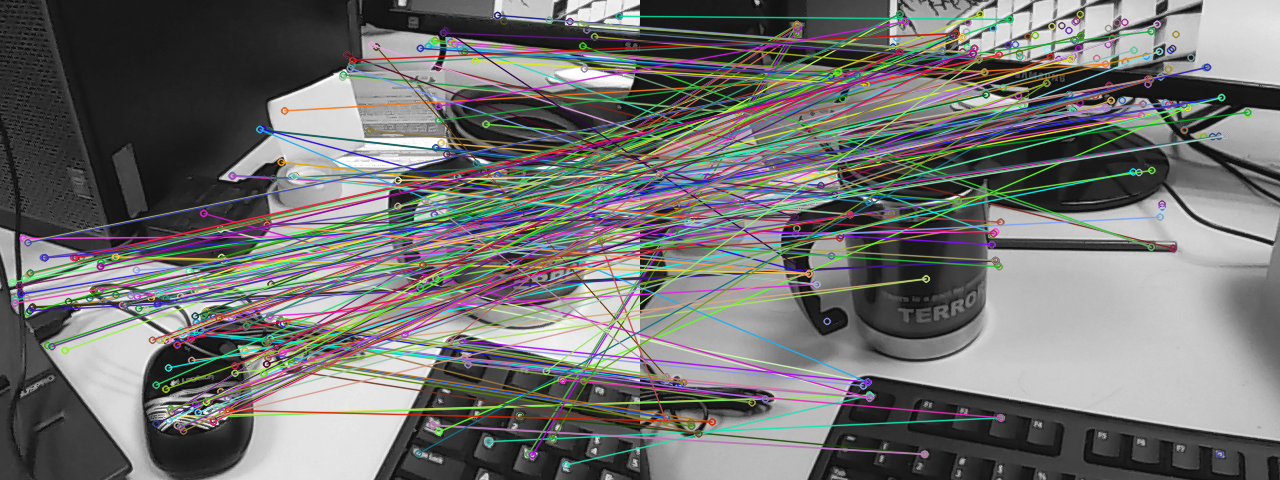
//> input picture BF match.png, 1280 x 480 px
$ ./harris 'BF match.png'   (built with g++ and OpenCV 4)
//> lines starting //> are read from the running program, lines starting //| are printed output that depends on the picture
#include "opencv2/highgui.hpp"
#include "opencv2/imgproc.hpp"

#include <iostream>

using namespace cv;
using namespace std;

void cornerHarris_demo(int, void*);


Mat src,src_gray;
int thresh = 200;
int max_thresh = 255;

const string source_window = "Source image";
const string corners_window = "Corners detected";


int main( int argc, char** argv)
{
    CommandLineParser parser( argc, argv, "{@input | ./modelFactoryDataSet/01.png | input image}");
    src = imread( parser.get<String>("@input"));
//> src is the input picture: 480 rows x 1280 cols, CV_8UC3; mean B, G, R 112.5, 113.8, 113.7
    if (src.empty())
    {
       cout << "Could not open file\n"<< endl;
       cout << "Usage: " << argv[0] << " <Input image>" << endl;
       return -1;
    }
    cvtColor(src,src_gray, COLOR_BGR2GRAY); //convert to gray -> src_gray
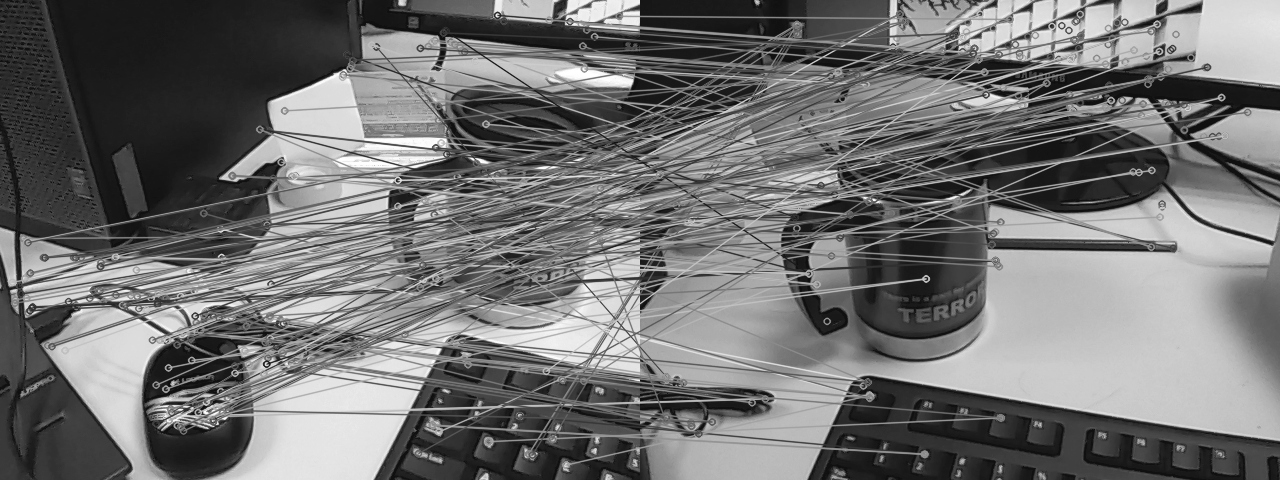
//> src_gray: 480 rows x 1280 cols, CV_8UC1; min 16, max 255, mean 113.6

    namedWindow(source_window); //original image
    createTrackbar("Threshold: ", source_window, &thresh, max_thresh, cornerHarris_demo); //only above thresh value to be considered corner
    imshow(source_window, src ); //show original image
    cornerHarris_demo(0,0);

    waitKey(); //wait infinitly as its a picture
    return 0;
}

void cornerHarris_demo(int,void*)
{
    int blockSize = 2;
    int apertureSize =3;
    double k= 0.04;

    Mat dst = Mat::zeros (src.size(), CV_32FC1);// a mat of zeros filled same size and 32floating pt 1 channel
    cornerHarris( src_gray, dst, blockSize, apertureSize,k); //2by2 gradient covariance into dst
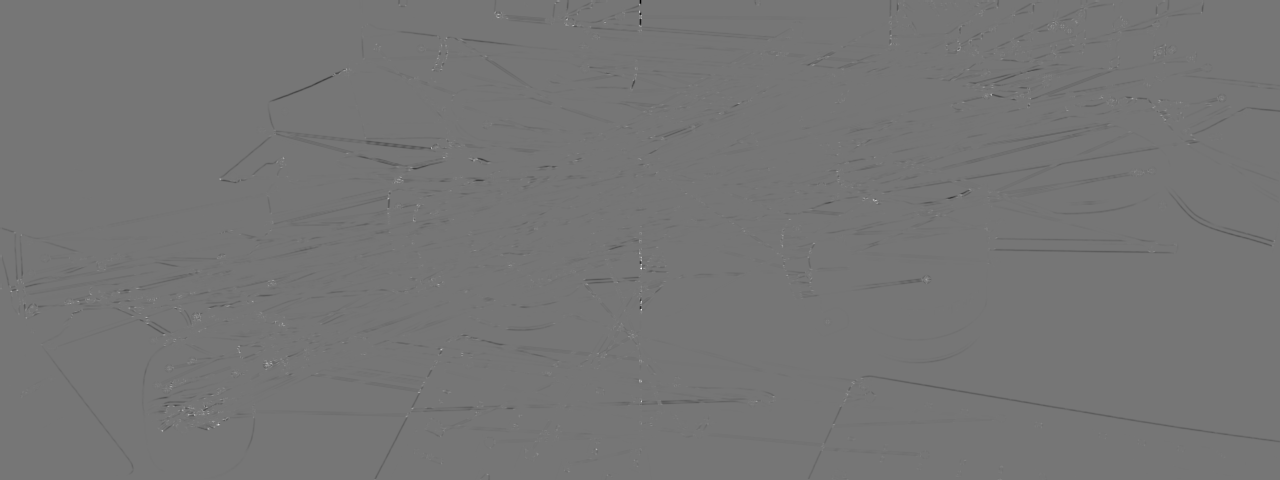
//> dst: 480 rows x 1280 cols, CV_32FC1; min -0.0219, max 0.0253, mean -9.73e-05; drawn with min black and max white

    Mat dst_norm, dst_norm_scaled;
    normalize(dst, dst_norm, 0, 255, NORM_MINMAX, CV_32FC1, Mat()); // normalize between 0,255 segmentations(0-1)
    convertScaleAbs( dst_norm, dst_norm_scaled); //convert to 8 bit CV_8U for viewing

    for( int i =0; i< dst_norm.rows; i++)
    {
        for(int j=0; j <dst_norm.cols; j++)
        {
            if( (int)dst_norm.at<float>(i,j) > thresh) //mat at this value greater than thresh
            {
                circle(dst_norm_scaled, Point(j,i), 5, Scalar(0), 2, 8, 0);
            }
        }
    }
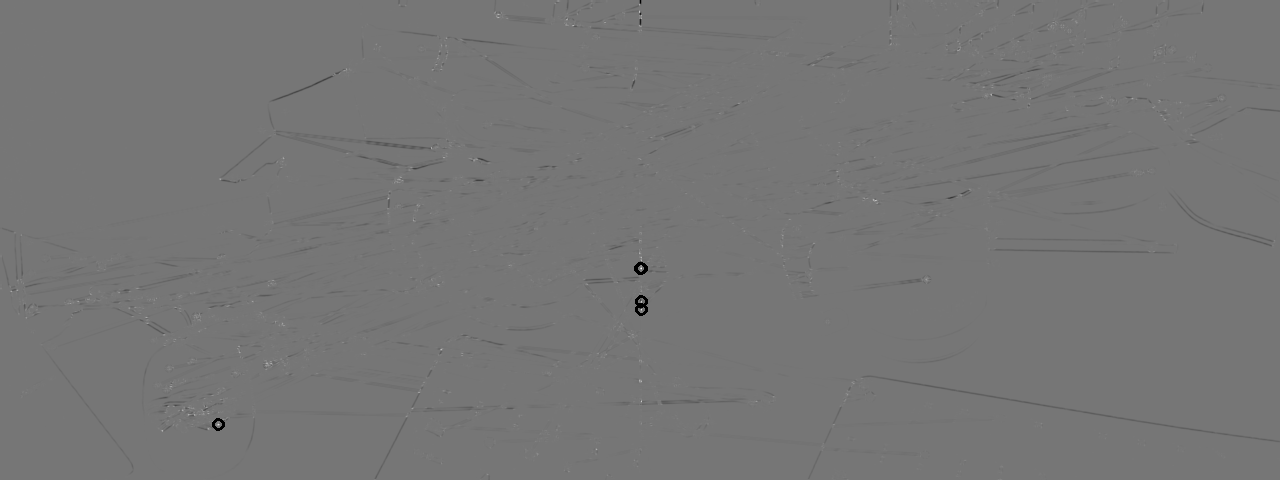
//> dst_norm_scaled: 480 rows x 1280 cols, CV_8UC1; min 0, max 255, mean 117.5
    namedWindow(corners_window);
    imshow(corners_window, dst_norm_scaled);


}
